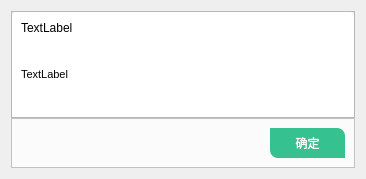
<?xml version="1.0" encoding="UTF-8"?>
<ui version="4.0">
 <class>AlertDialog</class>
 <widget class="QDialog" name="AlertDialog">
  <property name="geometry">
   <rect>
    <x>0</x>
    <y>0</y>
    <width>366</width>
    <height>179</height>
   </rect>
  </property>
  <property name="windowTitle">
   <string>Dialog</string>
  </property>
  <property name="styleSheet">
   <string notr="true">font-family: &quot;微软雅黑&quot;;</string>
  </property>
  <layout class="QHBoxLayout" name="horizontalLayout">
   <item>
    <widget class="QFrame" name="frameShadow">
     <property name="styleSheet">
      <string notr="true">QFrame#frameShadow{
background-color:white;
border-radius:8px;
}</string>
     </property>
     <property name="frameShape">
      <enum>QFrame::StyledPanel</enum>
     </property>
     <property name="frameShadow">
      <enum>QFrame::Raised</enum>
     </property>
     <layout class="QVBoxLayout" name="verticalLayout_2" stretch="2,0">
      <property name="spacing">
       <number>0</number>
      </property>
      <property name="leftMargin">
       <number>0</number>
      </property>
      <property name="topMargin">
       <number>0</number>
      </property>
      <property name="rightMargin">
       <number>0</number>
      </property>
      <property name="bottomMargin">
       <number>0</number>
      </property>
      <item>
       <widget class="QFrame" name="frameTop">
        <property name="frameShape">
         <enum>QFrame::StyledPanel</enum>
        </property>
        <property name="frameShadow">
         <enum>QFrame::Raised</enum>
        </property>
        <layout class="QVBoxLayout" name="verticalLayout" stretch="0,2">
         <item>
          <widget class="QLabel" name="labelTitle">
           <property name="styleSheet">
            <string notr="true">font: 10pt &quot;微软雅黑&quot;;</string>
           </property>
           <property name="text">
            <string>TextLabel</string>
           </property>
          </widget>
         </item>
         <item>
          <widget class="QLabel" name="labelMsg">
           <property name="styleSheet">
            <string notr="true">font-size:8pt;</string>
           </property>
           <property name="text">
            <string>TextLabel</string>
           </property>
           <property name="wordWrap">
            <bool>true</bool>
           </property>
          </widget>
         </item>
        </layout>
       </widget>
      </item>
      <item>
       <widget class="QFrame" name="frameBottom">
        <property name="styleSheet">
         <string notr="true">QFrame#frameBottom{
background-color:#FBFBFB;
}</string>
        </property>
        <property name="frameShape">
         <enum>QFrame::StyledPanel</enum>
        </property>
        <property name="frameShadow">
         <enum>QFrame::Raised</enum>
        </property>
        <layout class="QHBoxLayout" name="horizontalLayout_2">
         <item>
          <spacer name="horizontalSpacer">
           <property name="orientation">
            <enum>Qt::Horizontal</enum>
           </property>
           <property name="sizeHint" stdset="0">
            <size>
             <width>244</width>
             <height>20</height>
            </size>
           </property>
          </spacer>
         </item>
         <item>
          <widget class="QPushButton" name="btnOK">
           <property name="minimumSize">
            <size>
             <width>75</width>
             <height>30</height>
            </size>
           </property>
           <property name="styleSheet">
            <string notr="true">QPushButton{
border:none;
border-top-right-radius:8px;
border-bottom-left-radius:8px;
background-color:#36C190;
color:white;
}

QPushButton:hover{
background-color:#5F9EA0;
border:1px solid #36C190;
}</string>
           </property>
           <property name="text">
            <string>确定</string>
           </property>
          </widget>
         </item>
        </layout>
       </widget>
      </item>
     </layout>
    </widget>
   </item>
  </layout>
 </widget>
 <resources/>
 <connections/>
</ui>
